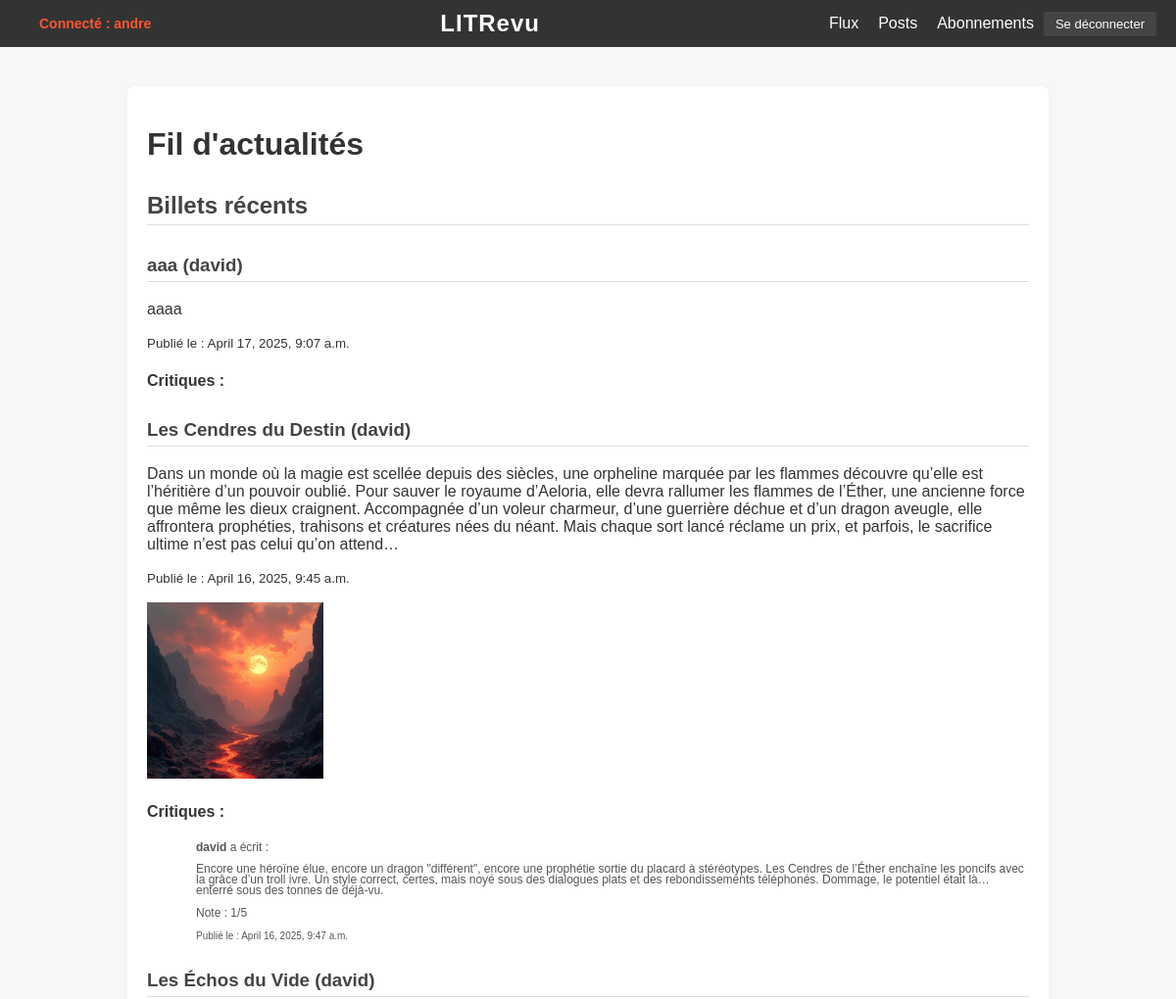
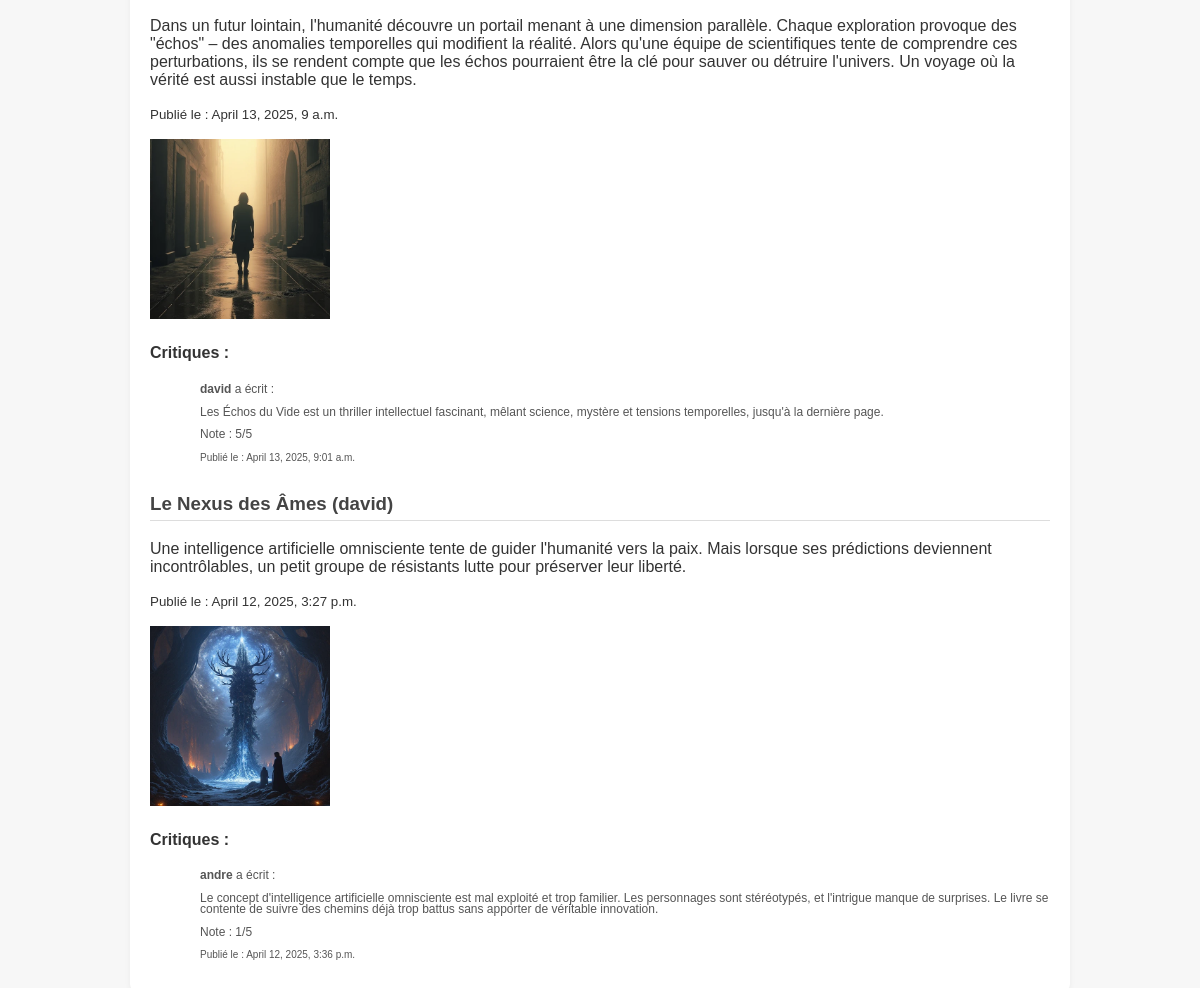
Screenshot of /flux/ (signed in) with the database file from the repository (2 pictures, top to bottom).
### myapp/models.py (models this page shows, shortened)
class Ticket(models.Model):
    title = models.CharField(max_length=128)  # Mettre unique=True au lieu de primary_key
    description = models.TextField(max_length=2048, blank=True)
    user = models.ForeignKey(User, on_delete=models.CASCADE)
    image = models.ImageField(upload_to='images/', null=True, blank=True)
    time_created = models.DateTimeField(auto_now_add=True)

class Review(models.Model):
    headline = models.CharField(max_length=128)
    ticket = models.ForeignKey(Ticket, on_delete=models.SET_NULL, null=True, blank=True)
    user = models.ForeignKey(User, on_delete=models.CASCADE)
    rating = models.PositiveSmallIntegerField(
        validators=[
            MinValueValidator(0),
            MaxValueValidator(5)
        ]
    )
    body = models.TextField(
        blank=True,
        validators=[MaxLengthValidator(8192)]
    )
    time_created = models.DateTimeField(auto_now_add=True)

### myapp/views.py (the view)
# urls.py: path('flux/', views.user_feed, name='user_feed'),
@login_required
def user_feed(request):
    followed_users = UserFollows.objects.filter(user=request.user).values_list('followed_user', flat=True)
    tickets = Ticket.objects.filter(user__in=followed_users).order_by('-time_created')  # tri antichronologique
    reviews = Review.objects.filter(ticket__in=tickets).order_by('-time_created')  # tri antichronologique
    context = {
        'tickets': tickets,
        'reviews': reviews
    }
    return render(request, 'myapp/user_feed.html', context)

### myapp/templates/myapp/user_feed.html
{% extends 'base.html' %}
{% block content %}
    <h1>Fil d'actualités</h1>
    <div>
        <h2>Billets récents</h2>
        {% for ticket in tickets %}
            <div class="ticket">
                <h3>{{ ticket.title }} ({{ ticket.user.username }})</h3>
                <p>{{ ticket.description }}</p>
                <p><small>Publié le : {{ ticket.time_created }}</small></p>
                {% if ticket.image %}
                    <div class="ticket-image">
                        <img src="{{ ticket.image.url }}" alt="Image du ticket" style="max-width: 20%; height: auto;">
                    </div>
                {% endif %}
                <h4>Critiques :</h4>
                {% for review in reviews %}
                    {% if review.ticket == ticket %}
                        <div class="review small-text">
                            <p><strong>{{ review.user.username }}</strong> a écrit :</p>
                            <p>{{ review.body }}</p>
                            <p>Note : {{ review.rating }}/5</p>
                            <p><small>Publié le : {{ review.time_created }}</small></p>
                        </div>
                    {% endif %}
                {% empty %}
                <div class="review small-text">Aucune critique pour ce billet.</div>
                {% endfor %}
            </div>
        {% empty %}
            <p>Aucun billet à afficher.</p>
        {% endfor %}
    </div>
{% endblock %}

### myapp/templates/base.html (shortened to what this page needs)
<!DOCTYPE html>
<html lang="fr">
<head>
    {% load static %}
    <link rel="stylesheet" type="text/css" href="{% static 'css/style.css' %}">
</head>
<body>
    <div class="header">
        <div class="message">
            {% if request.user.is_authenticated %}
                <span class="username">Connecté : {{ request.user.username }}</span>
            {% endif %}
        </div>
        <div class="center">LITRevu</div>
        <div class="links">
            <a href="{% url 'user_feed' %}">Flux</a>
            <a href="{% url 'all_tickets' %}">Posts</a>
            <a href="{% url 'follow_user' %}">Abonnements</a>
            <form action="{% url 'logout' %}" method="post">
                <button type="submit">Se déconnecter</button>
            </form>
        </div>
    </div>
    <div class="content">
        {% block content %}{% endblock %}
    </div>
</body>
</html>

### static/css/style.css (style rules this page uses)
body { font-family: 'Segoe UI', sans-serif; margin: 0; padding: 0; background-color: #f7f7f7; color: #333; }
.header { display: flex; justify-content: space-between; align-items: center; padding: 15px 30px; background-color: #222; color: white; }
.header .center { flex: 1; text-align: center; font-size: 26px; font-weight: bold; letter-spacing: 1px; }
.header .links a { color: white; text-decoration: none; margin-left: 20px; transition: color 0.3s; }
.message { font-size: 14px; color: #f2a654; }
.content { max-width: 900px; margin: 40px auto; padding: 20px; background-color: white; border-radius: 8px; box-shadow: 0 2px 6px rgba(0, 0, 0, 0.05); }
h2, h3 { color: #444; border-bottom: 1px solid #ddd; padding-bottom: 5px; margin-top: 30px; }
form { display: inline; }
button { background-color: #444; color: white; border: none; padding: 5px 12px; margin-left: 10px; border-radius: 4px; cursor: pointer; font-size: 13px; transition: background-color 0.3s; text-align: center; width: auto; height: auto; }
a { color: #444; text-decoration: none; }
.review.small-text { font-size: 12px; margin-left: 50px; line-height: 0.9; color: #555; }
button { background-color: #444; color: white; border: none; padding: 5px 12px; margin-left: 10px; border-radius: 4px; cursor: pointer; font-size: 13px; transition: background-color 0.3s; }

### myapp/templates/base.html (style rules this page uses)
body { font-family: Arial, sans-serif; margin: 0; padding: 0; }
.header { display: flex; justify-content: space-between; align-items: center; padding: 10px 20px; background-color: #333; color: white; }
.header .center { flex: 1; text-align: center; font-size: 24px; }
.header .links { display: flex; align-items: center; }
.header .links a { color: white; text-decoration: none; margin-left: 20px; }
.message { color: #ff5733; font-weight: bold; margin-right: 20px; }

### rows the page displays
Ticket: title "aaa", user.username "david", description "aaaa", time_created "April 17, 2025, 9:07 a.m."
Ticket: title "Les Cendres du Destin", user.username "david", description "Dans un monde où la magie est scellée depuis des siècles, une orpheline marquée par les flammes découvre qu’elle est l’héritière d’un pouvoir oublié. Pour sauver le royaume d’Aeloria, elle devra rallumer les flammes de l’Éther, une ancienne force que même les dieux craignent. Accompagnée d’un voleur charmeur, d’une guerrière déchue et d’un dragon aveugle, elle affrontera prophéties, trahisons et créatures nées du néant. Mais chaque sort lancé réclame un prix, et parfois, le sacrifice ultime n’est pas celui qu’on attend…", time_created "April 16, 2025, 9:45 a.m.", image (picture)
Review: user.username "david", body "Encore une héroïne élue, encore un dragon \"différent\", encore une prophétie sortie du placard à stéréotypes. Les Cendres de l’Éther enchaîne les poncifs avec la grâce d’un troll ivre. Un style correct, certes, mais noyé sous des dialogues plats et des rebondissements téléphonés. Dommage, le potentiel était là… enterré sous des tonnes de déjà-vu.", rating "1", time_created "April 16, 2025, 9:47 a.m."
Ticket: title "Les Échos du Vide", user.username "david", description "Dans un futur lointain, l'humanité découvre un portail menant à une dimension parallèle. Chaque exploration provoque des \"échos\" – des anomalies temporelles qui modifient la réalité. Alors qu'une équipe de scientifiques tente de comprendre ces perturbations, ils se rendent compte que les échos pourraient être la clé pour sauver ou détruire l'univers. Un voyage où la vérité est aussi instable que le temps.", time_created "April 13, 2025, 9 a.m.", image (picture)
Review: user.username "david", body "Les Échos du Vide est un thriller intellectuel fascinant, mêlant science, mystère et tensions temporelles, jusqu'à la dernière page.", rating "5", time_created "April 13, 2025, 9:01 a.m."
Ticket: title "Le Nexus des Âmes", user.username "david", description "Une intelligence artificielle omnisciente tente de guider l'humanité vers la paix. Mais lorsque ses prédictions deviennent incontrôlables, un petit groupe de résistants lutte pour préserver leur liberté.", time_created "April 12, 2025, 3:27 p.m.", image (picture)
Review: user.username "andre", body "Le concept d'intelligence artificielle omnisciente est mal exploité et trop familier. Les personnages sont stéréotypés, et l'intrigue manque de surprises. Le livre se contente de suivre des chemins déjà trop battus sans apporter de véritable innovation.", rating "1", time_created "April 12, 2025, 3:36 p.m."

### other values shown
{{ request.user.username }} "andre"
